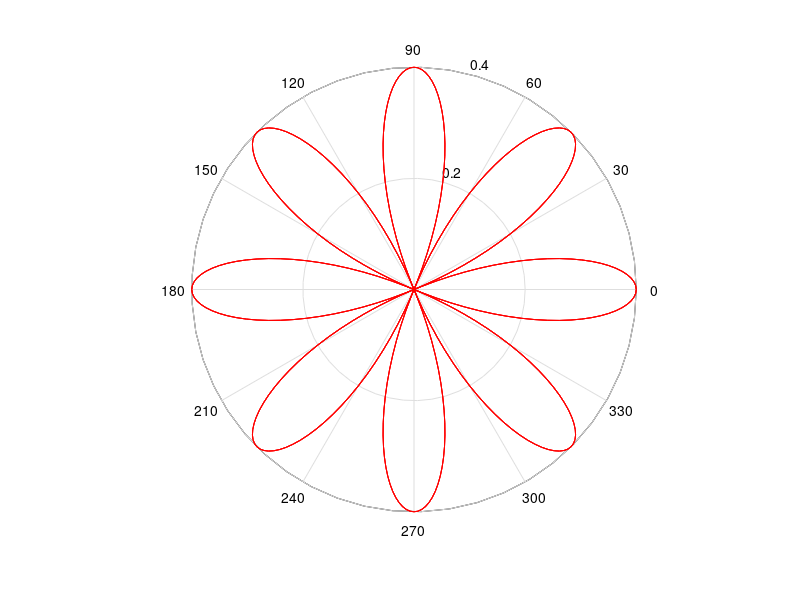

Reproduce this figure in MATLAB.
%Ejemplo de cómo graficar en coordenadas polares
%% Ejemplo 1
clc
clear
r0 = 0.4;
angulo = [0:pi/18:12*pi/2];
r = r0*exp(0.05*angulo);
polar(angulo,r,'r');

%% Ejemplo 2
clc
clear
r0 = 0.4;
angulo = [0:pi/180:12*pi/2];
r = r0*cos(4*angulo);
polar(angulo,r,'r');